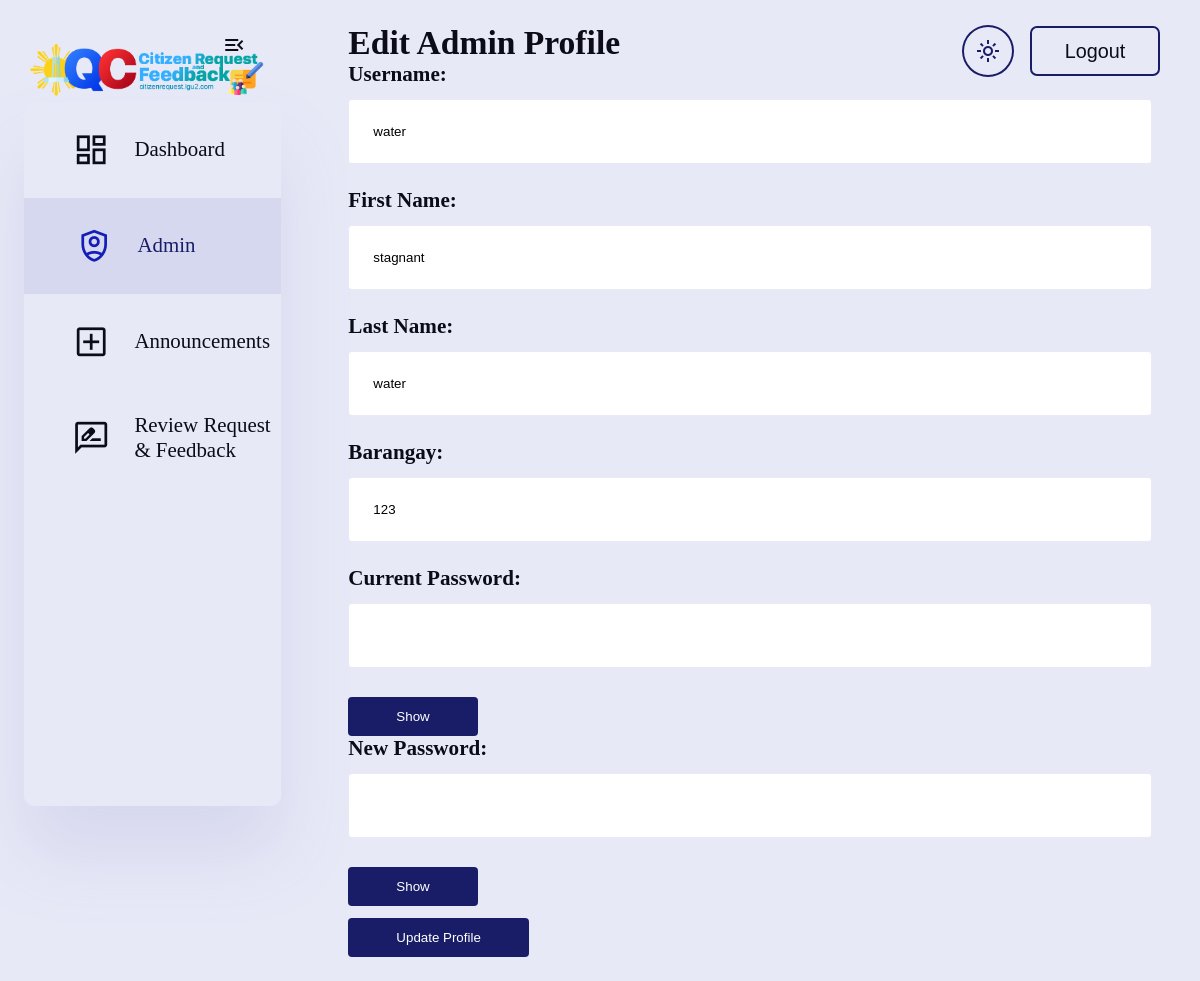
The page /admin/Admin.php (signed in) on the database its author committed.
### tables this page shows
CREATE TABLE `admincredentials` (
  `username` varchar(50) NOT NULL,
  `firstname` varchar(50) NOT NULL,
  `lastname` varchar(50) NOT NULL,
  `barangay` varchar(50) NOT NULL,
  `password` varchar(255) NOT NULL,
  `admin_code` varchar(255) NOT NULL
);

### admin/Admin.php (the view, shortened to what this page needs)
<?php
include '../user/config.php';
$currentUsername = $_SESSION['username'];
$stmt = $conn->prepare("SELECT username, firstname, lastname, barangay FROM admincredentials WHERE username = ?");
$stmt->bind_param("s", $currentUsername);
$stmt->execute();
$result = $stmt->get_result();
if ($result->num_rows > 0) {
    $row = $result->fetch_assoc();
    $username = htmlspecialchars($row['username']);
    $firstname = htmlspecialchars($row['firstname']);
    $lastname = htmlspecialchars($row['lastname']);
    $barangay = htmlspecialchars($row['barangay']);
} else {
    header("Location: adminlogin.html");
    exit();
}
?>
<!DOCTYPE html>
<html lang="en">
<head>
    <link rel="stylesheet" href="../style.css">
</head>
<body>
<div class="container">
    <aside id="sidebar">
        <div class="toggle">
            <div class="logo">
                <img src="../images/crfms.png" alt="Logo">
            </div>
            <div class="close" id="toggle-btn">
                <span class="material-icons-sharp">menu_open</span>
            </div>
        </div>
        <div class="sidebar">
            <a href="AdminDashboard.php">
                <span class="material-symbols-outlined">dashboard</span>
                <h3>Dashboard</h3>
            </a>
            <a href="admin.php" class="active">
                <span class="material-symbols-outlined">shield_person</span>
                <h3>Admin</h3>
            </a>
            <a href="AdminAnnouncement.php">
                <span class="material-symbols-outlined">add_box</span>
                <h3>Announcements</h3>
            </a>
            <a href="ReviewSubmissions.html">
                <span class="material-symbols-outlined">rate_review</span>
                <h3>Review Request & Feedback</h3>
            </a>
        </div>
    </aside>
    <div class="main--content">
        <h2>Edit Admin Profile</h2>
        <form action="php/admin_update_profile.php" method="POST">
            <div class="profile-section">
                <label for="username">Username:</label>
                <input type="text" id="username" name="username" value="<?php echo $username; ?>" required>
            </div>
            <div class="profile-section">
                <label for="firstname">First Name:</label>
                <input type="text" id="firstname" name="firstname" value="<?php echo $firstname; ?>" required>
            </div>
            <div class="profile-section">
                <label for="lastname">Last Name:</label>
                <input type="text" id="lastname" name="lastname" value="<?php echo $lastname; ?>" required>
            </div>
            <div class="profile-section">
                <label for="barangay">Barangay:</label>
                <input type="text" id="barangay" name="barangay" value="<?php echo $barangay; ?>" required>
            </div>
            <div class="profile-section password-container">
                <label for="current_password">Current Password:</label>
                <input type="password" id="current_password" name="current_password" required>
                <button type="button" class="btn-show" onclick="togglePasswordVisibility('current_password')">Show</button>
            </div>
            <div class="profile-section password-container">
                <label for="new_password">New Password:</label>
                <input type="password" id="new_password" name="new_password">
                <button type="button" class="btn-show" onclick="togglePasswordVisibility('new_password')">Show</button>
            </div>
            <div class="updatebutton">
                <button type="submit">Update Profile</button>
            </div>
        </form>
    </div>
    <nav class="navigation">
        <button id="theme-toggle" class="btn-theme-toggle">
            <span class="material-symbols-outlined">light_mode</span>
        </button>
        <button class="btnLogin-popup"><a href="php/admin_logout.php">Logout</a></button>
    </nav>
</div>
</body>
</html>

### style.css (style rules this page uses)
:root { --color-text: #0b0c18; --color-header: #0000; --color-background: #e8e9f7; --color-background-lighter: #ebecf7; --color-primary: #191d67; --color-secondary: #757be6; --color-accent: #141db8; --color-white: #fff; --color-dark: #363949; --color-light: rgba(132, 139, 200, 0.18); --color-dark-variant: #677483; --box-shadow: 0 2rem 3rem var(--color-light); }
* { margin: 0; padding: 0; outline: 0; border: 0; text-decoration: none; box-sizing: border-box; }
html { font-size: 24px; }
body { width: 100vw; height: 100vh; font-family: 'Poppins'; font-size: 0.88rem; user-select: none; overflow-x: hidden; color: var(--color-text); background-color: var(--color-background); }
a { color: var(--color-text); }
h2 { font-weight: 600; font-size: 1.4rem; }
h3 { font-weight: 500; font-size: 0.87rem; }
.container { display: flex; width: 96%; margin: 0 auto; gap: 1.8rem; grid-template-columns: 12rem auto 23rem; position: relative; }
aside { height: 100vh; transition: all 0.3s ease; position: sticky; top: 0; }
aside .toggle { display: flex; align-items: center; justify-content: space-between; margin-top: 1.4rem; }
aside .toggle .logo { display: flex; gap: 0.5rem; }
aside .logo img { width: 10rem; height: auto; object-fit: contain; }
aside .toggle .close { cursor: pointer; color: var(--color-text); }
aside .sidebar { display: flex; width: 100%; flex-direction: column; background-color: var(--color-background); box-shadow: var(--box-shadow); border-radius: 10px; height: 88vh; transition: all 0.3s ease; }
aside .sidebar a { display: flex; align-items: center; color: var(--color-text); height: 4rem; gap: 1rem; position: relative; margin-left: 2rem; transition: all 0.3s ease; justify-content: flex-start; }
aside .sidebar a span { font-size: 1.6rem; transition: all 0.3s ease; }
aside .sidebar a.active { width: 100%; color: var(--color-primary); background: var(--color-light); margin-left: 0; }
aside .sidebar a.active::before { content: ''; width: 6px; height: 18px; background-color: var(--color-primary-dark); }
aside .sidebar a.active span { color: var(--color-accent); margin-left: calc(1rem - 3px); }
.navigation { position: absolute; top: 25px; right: 16px; display: flex; align-items: center; gap: 16px; font-size: 18px; }
.navigation .btn-theme-toggle { display: flex; align-items: center; justify-content: center; background: transparent; border: 2px solid var(--color-primary); border-radius: 50%; padding: 0.5rem; cursor: pointer; font-size: 1.5rem; color: var(--color-primary); transition: background 0.3s, color 0.3s; }
.navigation .btnLogin-popup { width: 130px; height: 50px; background: transparent; border: 2px solid var(--color-primary); outline: none; border-radius: 7px; cursor: pointer; font-size: 1.1em; color: var(--color-primary); font-weight: 500; transition: 0.5s; }
.btn-theme-toggle { display: flex; align-items: center; justify-content: center; background: transparent; border: 2px solid var(--color-primary); border-radius: 50%; padding: 0.5rem; cursor: pointer; font-size: 1.5rem; color: var(--color-primary); transition: background 0.3s, color 0.3s; }
.profile-section { margin-bottom: 0rem; }
.profile-section label { display: block; margin-bottom: 0.5rem; font-weight: bold; }
input[type="text"], input[type="password"], input[type="email"], textarea { width: 100%; padding: 1rem; border: 1px solid var(--color-light); border-radius: 4px; box-sizing: border-box; margin-bottom: 1rem; }
.updatebutton button { background-color: var(--color-primary); color: var(--color-white); margin-top: 0.5rem; padding: 0.5rem 2rem; border: none; border-radius: 4px; cursor: pointer; transition: background-color 0.3s ease; }
.main--content { position: grid; background: var(--color-background); width: 100%; padding: 1rem; }
.btn-show { background-color: var(--color-primary); color: var(--color-white); margin-top: 0.2rem; padding: 0.5rem 2rem; border: none; border-radius: 4px; cursor: pointer; transition: background-color 0.3s ease; }
html { scroll-behavior: smooth; }
.close { position: absolute; top: 20px; right: 35px; color: #fff; font-size: 40px; font-weight: bold; cursor: pointer; }
.material-symbols-outlined { font-size: 24px; }

### rows shown on the page
admincredentials: username "water", firstname "stagnant", lastname "water", barangay "123"
